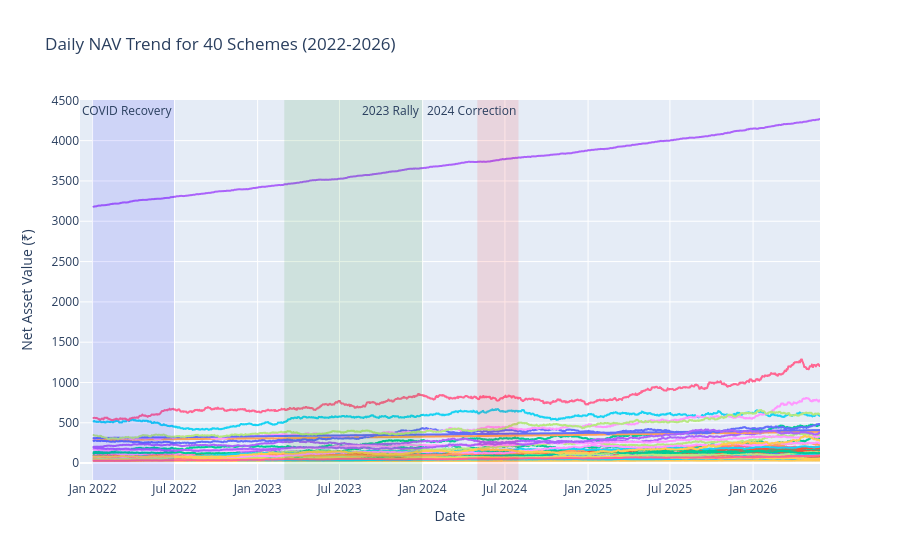

Write notebook code for a chart like this one.
### Code cell
# NAV Trend Analysis (Fixed Column Name)
import plotly.express as px

query = """
    SELECT f.date as nav_date, f.nav, d.scheme_name 
    FROM fact_nav f
    JOIN dim_fund d ON f.amfi_code = d.amfi_code
"""
# We use parse_dates=['nav_date'] because we aliased f.date AS nav_date in the query above
df_nav = pd.read_sql(query, conn, parse_dates=['nav_date'])

fig = px.line(df_nav, x='nav_date', y='nav', color='scheme_name', 
              title='Daily NAV Trend for 40 Schemes (2022-2026)',
              labels={'nav_date': 'Date', 'nav': 'Net Asset Value (₹)'})

# Highlight 1: COVID Recovery (Early 2022)
fig.add_vrect(x0="2022-01-01", x1="2022-06-30", 
              fillcolor="blue", opacity=0.1, line_width=0, annotation_text="COVID Recovery")

# Highlight 2: 2023 Rally
fig.add_vrect(x0="2023-03-01", x1="2023-12-31", 
              fillcolor="green", opacity=0.1, line_width=0, annotation_text="2023 Rally")

# Highlight 3: 2024 Corrections
fig.add_vrect(x0="2024-05-01", x1="2024-07-31", 
              fillcolor="red", opacity=0.1, line_width=0, annotation_text="2024 Correction")

fig.update_layout(showlegend=False) # Hiding legend for 40 funds to avoid clutter
fig.show()
fig.write_image(r'reports\nav_trend.png')

### Figure 1 — Plotly figure (JSON) as saved in the notebook; plotly's stock layout.template omitted (floating-point values rounded to 4 significant figures; data arrays with more than 128 entries replaced by an {"elided": "..."} marker saying what was removed)
{"data": [{"hovertemplate": "scheme_name=SBI Bluechip Fund - Regular Plan - Growth<br>Date=%{x}<br>Net Asset Value (₹)=%{y}<extra></extra>", "legendgroup": "SBI Bluechip Fund - Regular Plan - Growth", "line": {"color": "#636efa", "dash": "solid"}, "marker": {"symbol": "circle"}, "mode": "lines", "name": "SBI Bluechip Fund - Regular Plan - Growth", "showlegend": true, "type": "scattergl", "x": {"elided": "1608 str values"}, "xaxis": "x", "y": {"elided": "1608 float values"}, "yaxis": "y"}, {"hovertemplate": "scheme_name=SBI Bluechip Fund - Direct Plan - Growth<br>Date=%{x}<br>Net Asset Value (₹)=%{y}<extra></extra>", "legendgroup": "SBI Bluechip Fund - Direct Plan - Growth", "line": {"color": "#EF553B", "dash": "solid"}, "marker": {"symbol": "circle"}, "mode": "lines", "name": "SBI Bluechip Fund - Direct Plan - Growth", "showlegend": true, "type": "scattergl", "x": {"elided": "1608 str values"}, "xaxis": "x", "y": {"elided": "1608 float values"}, "yaxis": "y"}, {"hovertemplate": "scheme_name=SBI Small Cap Fund - Regular Plan - Growth<br>Date=%{x}<br>Net Asset Value (₹)=%{y}<extra></extra>", "legendgroup": "SBI Small Cap Fund - Regular Plan - Growth", "line": {"color": "#00cc96", "dash": "solid"}, "marker": {"symbol": "circle"}, "mode": "lines", "name": "SBI Small Cap Fund - Regular Plan - Growth", "showlegend": true, "type": "scattergl", "x": {"elided": "1608 str values"}, "xaxis": "x", "y": {"elided": "1608 float values"}, "yaxis": "y"}, {"hovertemplate": "scheme_name=SBI Small Cap Fund - Direct Plan - Growth<br>Date=%{x}<br>Net Asset Value (₹)=%{y}<extra></extra>", "legendgroup": "SBI Small Cap Fund - Direct Plan - Growth", "line": {"color": "#ab63fa", "dash": "solid"}, "marker": {"symbol": "circle"}, "mode": "lines", "name": "SBI Small Cap Fund - Direct Plan - Growth", "showlegend": true, "type": "scattergl", "x": {"elided": "1608 str values"}, "xaxis": "x", "y": {"elided": "1608 float values"}, "yaxis": "y"}, {"hovertemplate": "scheme_name=SBI Magnum Gilt Fund - Regular Plan - Growth<br>Date=%{x}<br>Net Asset Value (₹)=%{y}<extra></extra>", "legendgroup": "SBI Magnum Gilt Fund - Regular Plan - Growth", "line": {"color": "#FFA15A", "dash": "solid"}, "marker": {"symbol": "circle"}, "mode": "lines", "name": "SBI Magnum Gilt Fund - Regular Plan - Growth", "showlegend": true, "type": "scattergl", "x": {"elided": "1608 str values"}, "xaxis": "x", "y": {"elided": "1608 float values"}, "yaxis": "y"}, {"hovertemplate": "scheme_name=HDFC Top 100 Fund - Regular Plan - Growth<br>Date=%{x}<br>Net Asset Value (₹)=%{y}<extra></extra>", "legendgroup": "HDFC Top 100 Fund - Regular Plan - Growth", "line": {"color": "#19d3f3", "dash": "solid"}, "marker": {"symbol": "circle"}, "mode": "lines", "name": "HDFC Top 100 Fund - Regular Plan - Growth", "showlegend": true, "type": "scattergl", "x": {"elided": "1608 str values"}, "xaxis": "x", "y": {"elided": "1608 float values"}, "yaxis": "y"}, {"hovertemplate": "scheme_name=HDFC Top 100 Fund - Direct Plan - Growth<br>Date=%{x}<br>Net Asset Value (₹)=%{y}<extra></extra>", "legendgroup": "HDFC Top 100 Fund - Direct Plan - Growth", "line": {"color": "#FF6692", "dash": "solid"}, "marker": {"symbol": "circle"}, "mode": "lines", "name": "HDFC Top 100 Fund - Direct Plan - Growth", "showlegend": true, "type": "scattergl", "x": {"elided": "1608 str values"}, "xaxis": "x", "y": {"elided": "1608 float values"}, "yaxis": "y"}, {"hovertemplate": "scheme_name=HDFC Mid-Cap Opportunities Fund - Regular - Growth<br>Date=%{x}<br>Net Asset Value (₹)=%{y}<extra></extra>", "legendgroup": "HDFC Mid-Cap Opportunities Fund - Regular - Growth", "line": {"color": "#B6E880", "dash": "solid"}, "marker": {"symbol": "circle"}, "mode": "lines", "name": "HDFC Mid-Cap Opportunities Fund - Regular - Growth", "showlegend": true, "type": "scattergl", "x": {"elided": "1608 str values"}, "xaxis": "x", "y": {"elided": "1608 float values"}, "yaxis": "y"}, {"hovertemplate": "scheme_name=HDFC Mid-Cap Opportunities Fund - Direct - Growth<br>Date=%{x}<br>Net Asset Value (₹)=%{y}<extra></extra>", "legendgroup": "HDFC Mid-Cap Opportunities Fund - Direct - Growth", "line": {"color": "#FF97FF", "dash": "solid"}, "marker": {"symbol": "circle"}, "mode": "lines", "name": "HDFC Mid-Cap Opportunities Fund - Direct - Growth", "showlegend": true, "type": "scattergl", "x": {"elided": "1608 str values"}, "xaxis": "x", "y": {"elided": "1608 float values"}, "yaxis": "y"}, {"hovertemplate": "scheme_name=HDFC Short Term Debt Fund - Regular - Growth<br>Date=%{x}<br>Net Asset Value (₹)=%{y}<extra></extra>", "legendgroup": "HDFC Short Term Debt Fund - Regular - Growth", "line": {"color": "#FECB52", "dash": "solid"}, "marker": {"symbol": "circle"}, "mode": "lines", "name": "HDFC Short Term Debt Fund - Regular - Growth", "showlegend": true, "type": "scattergl", "x": {"elided": "1608 str values"}, "xaxis": "x", "y": {"elided": "1608 float values"}, "yaxis": "y"}, {"hovertemplate": "scheme_name=ICICI Pru Bluechip Fund - Regular - Growth<br>Date=%{x}<br>Net Asset Value (₹)=%{y}<extra></extra>", "legendgroup": "ICICI Pru Bluechip Fund - Regular - Growth", "line": {"color": "#636efa", "dash": "solid"}, "marker": {"symbol": "circle"}, "mode": "lines", "name": "ICICI Pru Bluechip Fund - Regular - Growth", "showlegend": true, "type": "scattergl", "x": {"elided": "1608 str values"}, "xaxis": "x", "y": {"elided": "1608 float values"}, "yaxis": "y"}, {"hovertemplate": "scheme_name=ICICI Pru Bluechip Fund - Direct - Growth<br>Date=%{x}<br>Net Asset Value (₹)=%{y}<extra></extra>", "legendgroup": "ICICI Pru Bluechip Fund - Direct - Growth", "line": {"color": "#EF553B", "dash": "solid"}, "marker": {"symbol": "circle"}, "mode": "lines", "name": "ICICI Pru Bluechip Fund - Direct - Growth", "showlegend": true, "type": "scattergl", "x": {"elided": "1608 str values"}, "xaxis": "x", "y": {"elided": "1608 float values"}, "yaxis": "y"}, {"hovertemplate": "scheme_name=ICICI Pru Midcap Fund - Regular - Growth<br>Date=%{x}<br>Net Asset Value (₹)=%{y}<extra></extra>", "legendgroup": "ICICI Pru Midcap Fund - Regular - Growth", "line": {"color": "#00cc96", "dash": "solid"}, "marker": {"symbol": "circle"}, "mode": "lines", "name": "ICICI Pru Midcap Fund - Regular - Growth", "showlegend": true, "type": "scattergl", "x": {"elided": "1608 str values"}, "xaxis": "x", "y": {"elided": "1608 float values"}, "yaxis": "y"}, {"hovertemplate": "scheme_name=ICICI Pru Value Discovery Fund - Regular - Growth<br>Date=%{x}<br>Net Asset Value (₹)=%{y}<extra></extra>", "legendgroup": "ICICI Pru Value Discovery Fund - Regular - Growth", "line": {"color": "#ab63fa", "dash": "solid"}, "marker": {"symbol": "circle"}, "mode": "lines", "name": "ICICI Pru Value Discovery Fund - Regular - Growth", "showlegend": true, "type": "scattergl", "x": {"elided": "1608 str values"}, "xaxis": "x", "y": {"elided": "1608 float values"}, "yaxis": "y"}, {"hovertemplate": "scheme_name=ICICI Pru Liquid Fund - Regular - Growth<br>Date=%{x}<br>Net Asset Value (₹)=%{y}<extra></extra>", "legendgroup": "ICICI Pru Liquid Fund - Regular - Growth", "line": {"color": "#FFA15A", "dash": "solid"}, "marker": {"symbol": "circle"}, "mode": "lines", "name": "ICICI Pru Liquid Fund - Regular - Growth", "showlegend": true, "type": "scattergl", "x": {"elided": "1608 str values"}, "xaxis": "x", "y": {"elided": "1608 float values"}, "yaxis": "y"}, {"hovertemplate": "scheme_name=Nippon India Large Cap Fund - Regular - Growth<br>Date=%{x}<br>Net Asset Value (₹)=%{y}<extra></extra>", "legendgroup": "Nippon India Large Cap Fund - Regular - Growth", "line": {"color": "#19d3f3", "dash": "solid"}, "marker": {"symbol": "circle"}, "mode": "lines", "name": "Nippon India Large Cap Fund - Regular - Growth", "showlegend": true, "type": "scattergl", "x": {"elided": "1608 str values"}, "xaxis": "x", "y": {"elided": "1608 float values"}, "yaxis": "y"}, {"hovertemplate": "scheme_name=Nippon India Large Cap Fund - Direct - Growth<br>Date=%{x}<br>Net Asset Value (₹)=%{y}<extra></extra>", "legendgroup": "Nippon India Large Cap Fund - Direct - Growth", "line": {"color": "#FF6692", "dash": "solid"}, "marker": {"symbol": "circle"}, "mode": "lines", "name": "Nippon India Large Cap Fund - Direct - Growth", "showlegend": true, "type": "scattergl", "x": {"elided": "1608 str values"}, "xaxis": "x", "y": {"elided": "1608 float values"}, "yaxis": "y"}, {"hovertemplate": "scheme_name=Nippon India Small Cap Fund - Regular - Growth<br>Date=%{x}<br>Net Asset Value (₹)=%{y}<extra></extra>", "legendgroup": "Nippon India Small Cap Fund - Regular - Growth", "line": {"color": "#B6E880", "dash": "solid"}, "marker": {"symbol": "circle"}, "mode": "lines", "name": "Nippon India Small Cap Fund - Regular - Growth", "showlegend": true, "type": "scattergl", "x": {"elided": "1608 str values"}, "xaxis": "x", "y": {"elided": "1608 float values"}, "yaxis": "y"}, {"hovertemplate": "scheme_name=Nippon India ETF Nifty 50 BeES<br>Date=%{x}<br>Net Asset Value (₹)=%{y}<extra></extra>", "legendgroup": "Nippon India ETF Nifty 50 BeES", "line": {"color": "#FF97FF", "dash": "solid"}, "marker": {"symbol": "circle"}, "mode": "lines", "name": "Nippon India ETF Nifty 50 BeES", "showlegend": true, "type": "scattergl", "x": {"elided": "1608 str values"}, "xaxis": "x", "y": {"elided": "1608 float values"}, "yaxis": "y"}, {"hovertemplate": "scheme_name=Nippon India Gilt Securities Fund - Regular - Growth<br>Date=%{x}<br>Net Asset Value (₹)=%{y}<extra></extra>", "legendgroup": "Nippon India Gilt Securities Fund - Regular - Growth", "line": {"color": "#FECB52", "dash": "solid"}, "marker": {"symbol": "circle"}, "mode": "lines", "name": "Nippon India Gilt Securities Fund - Regular - Growth", "showlegend": true, "type": "scattergl", "x": {"elided": "1608 str values"}, "xaxis": "x", "y": {"elided": "1608 float values"}, "yaxis": "y"}, {"hovertemplate": "scheme_name=Kotak Bluechip Fund - Regular - Growth<br>Date=%{x}<br>Net Asset Value (₹)=%{y}<extra></extra>", "legendgroup": "Kotak Bluechip Fund - Regular - Growth", "line": {"color": "#636efa", "dash": "solid"}, "marker": {"symbol": "circle"}, "mode": "lines", "name": "Kotak Bluechip Fund - Regular - Growth", "showlegend": true, "type": "scattergl", "x": {"elided": "1608 str values"}, "xaxis": "x", "y": {"elided": "1608 float values"}, "yaxis": "y"}, {"hovertemplate": "scheme_name=Kotak Emerging Equity Fund - Regular - Growth<br>Date=%{x}<br>Net Asset Value (₹)=%{y}<extra></extra>", "legendgroup": "Kotak Emerging Equity Fund - Regular - Growth", "line": {"color": "#EF553B", "dash": "solid"}, "marker": {"symbol": "circle"}, "mode": "lines", "name": "Kotak Emerging Equity Fund - Regular - Growth", "showlegend": true, "type": "scattergl", "x": {"elided": "1608 str values"}, "xaxis": "x", "y": {"elided": "1608 float values"}, "yaxis": "y"}, {"hovertemplate": "scheme_name=Kotak Flexicap Fund - Regular - Growth<br>Date=%{x}<br>Net Asset Value (₹)=%{y}<extra></extra>", "legendgroup": "Kotak Flexicap Fund - Regular - Growth", "line": {"color": "#00cc96", "dash": "solid"}, "marker": {"symbol": "circle"}, "mode": "lines", "name": "Kotak Flexicap Fund - Regular - Growth", "showlegend": true, "type": "scattergl", "x": {"elided": "1608 str values"}, "xaxis": "x", "y": {"elided": "1608 float values"}, "yaxis": "y"}, {"hovertemplate": "scheme_name=Kotak Liquid Fund - Regular - Growth<br>Date=%{x}<br>Net Asset Value (₹)=%{y}<extra></extra>", "legendgroup": "Kotak Liquid Fund - Regular - Growth", "line": {"color": "#ab63fa", "dash": "solid"}, "marker": {"symbol": "circle"}, "mode": "lines", "name": "Kotak Liquid Fund - Regular - Growth", "showlegend": true, "type": "scattergl", "x": {"elided": "1608 str values"}, "xaxis": "x", "y": {"elided": "1608 float values"}, "yaxis": "y"}, {"hovertemplate": "scheme_name=Axis Bluechip Fund - Regular - Growth<br>Date=%{x}<br>Net Asset Value (₹)=%{y}<extra></extra>", "legendgroup": "Axis Bluechip Fund - Regular - Growth", "line": {"color": "#FFA15A", "dash": "solid"}, "marker": {"symbol": "circle"}, "mode": "lines", "name": "Axis Bluechip Fund - Regular - Growth", "showlegend": true, "type": "scattergl", "x": {"elided": "1608 str values"}, "xaxis": "x", "y": {"elided": "1608 float values"}, "yaxis": "y"}, {"hovertemplate": "scheme_name=Axis Bluechip Fund - Direct - Growth<br>Date=%{x}<br>Net Asset Value (₹)=%{y}<extra></extra>", "legendgroup": "Axis Bluechip Fund - Direct - Growth", "line": {"color": "#19d3f3", "dash": "solid"}, "marker": {"symbol": "circle"}, "mode": "lines", "name": "Axis Bluechip Fund - Direct - Growth", "showlegend": true, "type": "scattergl", "x": {"elided": "1608 str values"}, "xaxis": "x", "y": {"elided": "1608 float values"}, "yaxis": "y"}, {"hovertemplate": "scheme_name=Axis Midcap Fund - Regular - Growth<br>Date=%{x}<br>Net Asset Value (₹)=%{y}<extra></extra>", "legendgroup": "Axis Midcap Fund - Regular - Growth", "line": {"color": "#FF6692", "dash": "solid"}, "marker": {"symbol": "circle"}, "mode": "lines", "name": "Axis Midcap Fund - Regular - Growth", "showlegend": true, "type": "scattergl", "x": {"elided": "1608 str values"}, "xaxis": "x", "y": {"elided": "1608 float values"}, "yaxis": "y"}, {"hovertemplate": "scheme_name=Axis Small Cap Fund - Regular - Growth<br>Date=%{x}<br>Net Asset Value (₹)=%{y}<extra></extra>", "legendgroup": "Axis Small Cap Fund - Regular - Growth", "line": {"color": "#B6E880", "dash": "solid"}, "marker": {"symbol": "circle"}, "mode": "lines", "name": "Axis Small Cap Fund - Regular - Growth", "showlegend": true, "type": "scattergl", "x": {"elided": "1608 str values"}, "xaxis": "x", "y": {"elided": "1608 float values"}, "yaxis": "y"}, {"hovertemplate": "scheme_name=ABSL Frontline Equity Fund - Regular - Growth<br>Date=%{x}<br>Net Asset Value (₹)=%{y}<extra></extra>", "legendgroup": "ABSL Frontline Equity Fund - Regular - Growth", "line": {"color": "#FF97FF", "dash": "solid"}, "marker": {"symbol": "circle"}, "mode": "lines", "name": "ABSL Frontline Equity Fund - Regular - Growth", "showlegend": true, "type": "scattergl", "x": {"elided": "1608 str values"}, "xaxis": "x", "y": {"elided": "1608 float values"}, "yaxis": "y"}, {"hovertemplate": "scheme_name=ABSL Small Cap Fund - Regular - Growth<br>Date=%{x}<br>Net Asset Value (₹)=%{y}<extra></extra>", "legendgroup": "ABSL Small Cap Fund - Regular - Growth", "line": {"color": "#FECB52", "dash": "solid"}, "marker": {"symbol": "circle"}, "mode": "lines", "name": "ABSL Small Cap Fund - Regular - Growth", "showlegend": true, "type": "scattergl", "x": {"elided": "1608 str values"}, "xaxis": "x", "y": {"elided": "1608 float values"}, "yaxis": "y"}, {"hovertemplate": "scheme_name=ABSL Liquid Fund - Regular - Growth<br>Date=%{x}<br>Net Asset Value (₹)=%{y}<extra></extra>", "legendgroup": "ABSL Liquid Fund - Regular - Growth", "line": {"color": "#636efa", "dash": "solid"}, "marker": {"symbol": "circle"}, "mode": "lines", "name": "ABSL Liquid Fund - Regular - Growth", "showlegend": true, "type": "scattergl", "x": {"elided": "1608 str values"}, "xaxis": "x", "y": {"elided": "1608 float values"}, "yaxis": "y"}, {"hovertemplate": "scheme_name=UTI Nifty 50 Index Fund - Regular - Growth<br>Date=%{x}<br>Net Asset Value (₹)=%{y}<extra></extra>", "legendgroup": "UTI Nifty 50 Index Fund - Regular - Growth", "line": {"color": "#EF553B", "dash": "solid"}, "marker": {"symbol": "circle"}, "mode": "lines", "name": "UTI Nifty 50 Index Fund - Regular - Growth", "showlegend": true, "type": "scattergl", "x": {"elided": "1608 str values"}, "xaxis": "x", "y": {"elided": "1608 float values"}, "yaxis": "y"}, {"hovertemplate": "scheme_name=UTI Mid Cap Fund - Regular - Growth<br>Date=%{x}<br>Net Asset Value (₹)=%{y}<extra></extra>", "legendgroup": "UTI Mid Cap Fund - Regular - Growth", "line": {"color": "#00cc96", "dash": "solid"}, "marker": {"symbol": "circle"}, "mode": "lines", "name": "UTI Mid Cap Fund - Regular - Growth", "showlegend": true, "type": "scattergl", "x": {"elided": "1608 str values"}, "xaxis": "x", "y": {"elided": "1608 float values"}, "yaxis": "y"}, {"hovertemplate": "scheme_name=UTI Flexi Cap Fund - Regular - Growth<br>Date=%{x}<br>Net Asset Value (₹)=%{y}<extra></extra>", "legendgroup": "UTI Flexi Cap Fund - Regular - Growth", "line": {"color": "#ab63fa", "dash": "solid"}, "marker": {"symbol": "circle"}, "mode": "lines", "name": "UTI Flexi Cap Fund - Regular - Growth", "showlegend": true, "type": "scattergl", "x": {"elided": "1608 str values"}, "xaxis": "x", "y": {"elided": "1608 float values"}, "yaxis": "y"}, {"hovertemplate": "scheme_name=Mirae Asset Large Cap Fund - Regular - Growth<br>Date=%{x}<br>Net Asset Value (₹)=%{y}<extra></extra>", "legendgroup": "Mirae Asset Large Cap Fund - Regular - Growth", "line": {"color": "#FFA15A", "dash": "solid"}, "marker": {"symbol": "circle"}, "mode": "lines", "name": "Mirae Asset Large Cap Fund - Regular - Growth", "showlegend": true, "type": "scattergl", "x": {"elided": "1608 str values"}, "xaxis": "x", "y": {"elided": "1608 float values"}, "yaxis": "y"}, {"hovertemplate": "scheme_name=Mirae Asset Emerging Bluechip Fund - Regular - Growth<br>Date=%{x}<br>Net Asset Value (₹)=%{y}<extra></extra>", "legendgroup": "Mirae Asset Emerging Bluechip Fund - Regular - Growth", "line": {"color": "#19d3f3", "dash": "solid"}, "marker": {"symbol": "circle"}, "mode": "lines", "name": "Mirae Asset Emerging Bluechip Fund - Regular - Growth", "showlegend": true, "type": "scattergl", "x": {"elided": "1608 str values"}, "xaxis": "x", "y": {"elided": "1608 float values"}, "yaxis": "y"}, {"hovertemplate": "scheme_name=Mirae Asset Tax Saver Fund - Regular - Growth<br>Date=%{x}<br>Net Asset Value (₹)=%{y}<extra></extra>", "legendgroup": "Mirae Asset Tax Saver Fund - Regular - Growth", "line": {"color": "#FF6692", "dash": "solid"}, "marker": {"symbol": "circle"}, "mode": "lines", "name": "Mirae Asset Tax Saver Fund - Regular - Growth", "showlegend": true, "type": "scattergl", "x": {"elided": "1608 str values"}, "xaxis": "x", "y": {"elided": "1608 float values"}, "yaxis": "y"}, {"hovertemplate": "scheme_name=DSP Top 100 Equity Fund - Regular - Growth<br>Date=%{x}<br>Net Asset Value (₹)=%{y}<extra></extra>", "legendgroup": "DSP Top 100 Equity Fund - Regular - Growth", "line": {"color": "#B6E880", "dash": "solid"}, "marker": {"symbol": "circle"}, "mode": "lines", "name": "DSP Top 100 Equity Fund - Regular - Growth", "showlegend": true, "type": "scattergl", "x": {"elided": "1608 str values"}, "xaxis": "x", "y": {"elided": "1608 float values"}, "yaxis": "y"}, {"hovertemplate": "scheme_name=DSP Midcap Fund - Regular - Growth<br>Date=%{x}<br>Net Asset Value (₹)=%{y}<extra></extra>", "legendgroup": "DSP Midcap Fund - Regular - Growth", "line": {"color": "#FF97FF", "dash": "solid"}, "marker": {"symbol": "circle"}, "mode": "lines", "name": "DSP Midcap Fund - Regular - Growth", "showlegend": true, "type": "scattergl", "x": {"elided": "1608 str values"}, "xaxis": "x", "y": {"elided": "1608 float values"}, "yaxis": "y"}, {"hovertemplate": "scheme_name=DSP Small Cap Fund - Regular - Growth<br>Date=%{x}<br>Net Asset Value (₹)=%{y}<extra></extra>", "legendgroup": "DSP Small Cap Fund - Regular - Growth", "line": {"color": "#FECB52", "dash": "solid"}, "marker": {"symbol": "circle"}, "mode": "lines", "name": "DSP Small Cap Fund - Regular - Growth", "showlegend": true, "type": "scattergl", "x": {"elided": "1608 str values"}, "xaxis": "x", "y": {"elided": "1608 float values"}, "yaxis": "y"}], "layout": {"annotations": [{"showarrow": false, "text": "COVID Recovery", "x": "2022-06-30", "xanchor": "right", "xref": "x", "y": 1, "yanchor": "top", "yref": "y domain"}, {"showarrow": false, "text": "2023 Rally", "x": "2023-12-31", "xanchor": "right", "xref": "x", "y": 1, "yanchor": "top", "yref": "y domain"}, {"showarrow": false, "text": "2024 Correction", "x": "2024-07-31", "xanchor": "right", "xref": "x", "y": 1, "yanchor": "top", "yref": "y domain"}], "legend": {"title": {"text": "scheme_name"}, "tracegroupgap": 0}, "shapes": [{"fillcolor": "blue", "line": {"width": 0}, "opacity": 0.1, "type": "rect", "x0": "2022-01-01", "x1": "2022-06-30", "xref": "x", "y0": 0, "y1": 1, "yref": "y domain"}, {"fillcolor": "green", "line": {"width": 0}, "opacity": 0.1, "type": "rect", "x0": "2023-03-01", "x1": "2023-12-31", "xref": "x", "y0": 0, "y1": 1, "yref": "y domain"}, {"fillcolor": "red", "line": {"width": 0}, "opacity": 0.1, "type": "rect", "x0": "2024-05-01", "x1": "2024-07-31", "xref": "x", "y0": 0, "y1": 1, "yref": "y domain"}], "showlegend": false, "title": {"text": "Daily NAV Trend for 40 Schemes (2022-2026)"}, "xaxis": {"anchor": "y", "domain": [0, 1], "title": {"text": "Date"}}, "yaxis": {"anchor": "x", "domain": [0, 1], "title": {"text": "Net Asset Value (₹)"}}}}
